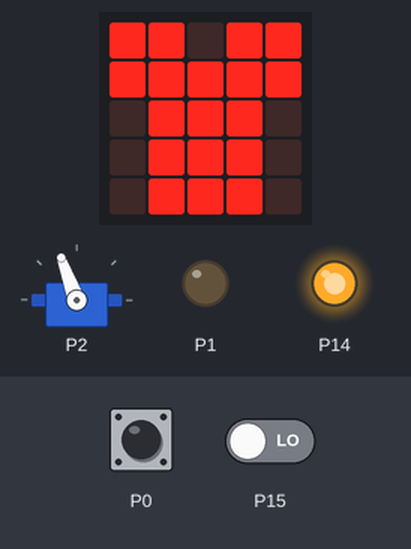
Recording of a program running on a simulated BBC micro:bit (MakeCode). Parts: the board's 5×5 LED display, servo, output pins drawn as LEDs (lit = HIGH). Inputs (shaded band) come from the test bench; at power-on: P0 LOW, P15 LOW.

Above: at 1.8 s.
1.9 s: P0 pulled HIGH for 0.15 s
At 1.98 s:
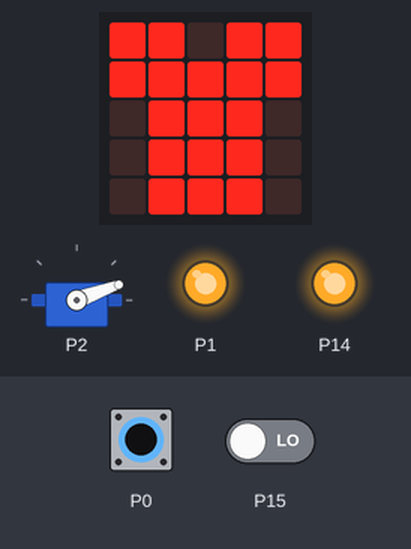
3.5 s: P0 pulled HIGH for 3.2 s
At 7.0 s:
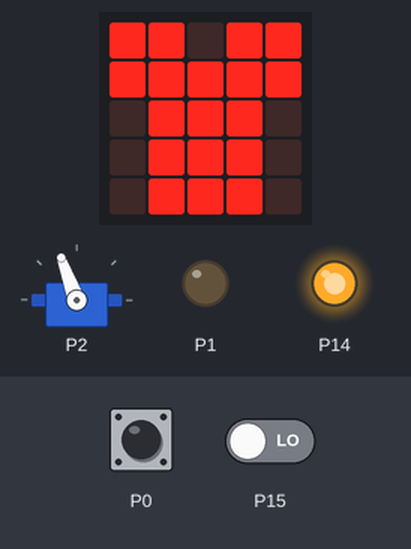
Timing chart, 0 to 8.5 s (numbered marks = the images above; inputs shaded):
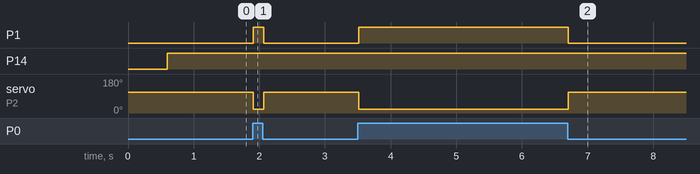

Measured:
- after the input at 1.9 s, P1: LOW → HIGH at once, → LOW 0.16 s later; servo on P2: 110° → 20° at once, → 110° 0.16 s later
- after the input at 3.5 s, P1: LOW → HIGH at once, → LOW 3.2 s later; servo on P2: 110° → 20° at once, → 110° 3.2 s later

The program:

main.ts
```typescript
basic.showIcon(IconNames.TShirt)
basic.forever(function () {
    pins.digitalWritePin(DigitalPin.P14, 1)
    if (pins.digitalReadPin(DigitalPin.P0) == 0 && pins.digitalReadPin(DigitalPin.P15) == 0) {
        servos.P2.setAngle(110)
        pins.digitalWritePin(DigitalPin.P1, 0)
    }
    if (pins.digitalReadPin(DigitalPin.P0) == 1) {
        servos.P2.setAngle(20)
        pins.digitalWritePin(DigitalPin.P1, 1)
    }
})
```

test.ts
```typescript
// les tests vont ici ; cela ne sera pas compilé si ce paquet est utilisé en tant qu'extension.
```
